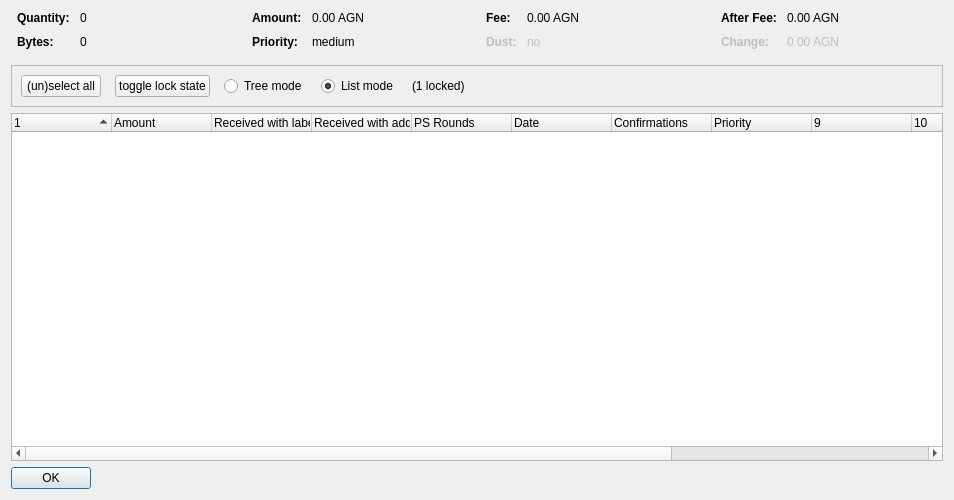
<?xml version="1.0" encoding="UTF-8"?>
<ui version="4.0">
 <class>CoinControlDialog</class>
 <widget class="QDialog" name="CoinControlDialog">
  <property name="geometry">
   <rect>
    <x>0</x>
    <y>0</y>
    <width>954</width>
    <height>500</height>
   </rect>
  </property>
  <property name="windowTitle">
   <string>Coin Selection</string>
  </property>
  <layout class="QVBoxLayout" name="verticalLayout">
   <item>
    <layout class="QHBoxLayout" name="horizontalLayoutTop" stretch="0,0,0,0">
     <property name="topMargin">
      <number>0</number>
     </property>
     <property name="bottomMargin">
      <number>10</number>
     </property>
     <item>
      <layout class="QFormLayout" name="formLayoutCoinControl1">
       <property name="horizontalSpacing">
        <number>10</number>
       </property>
       <property name="verticalSpacing">
        <number>10</number>
       </property>
       <property name="leftMargin">
        <number>6</number>
       </property>
       <property name="rightMargin">
        <number>6</number>
       </property>
       <item row="0" column="0">
        <widget class="QLabel" name="labelCoinControlQuantityText">
         <property name="font">
          <font>
           <weight>75</weight>
           <bold>true</bold>
          </font>
         </property>
         <property name="text">
          <string>Quantity:</string>
         </property>
        </widget>
       </item>
       <item row="0" column="1">
        <widget class="QLabel" name="labelCoinControlQuantity">
         <property name="cursor">
          <cursorShape>IBeamCursor</cursorShape>
         </property>
         <property name="contextMenuPolicy">
          <enum>Qt::ActionsContextMenu</enum>
         </property>
         <property name="text">
          <string notr="true">0</string>
         </property>
         <property name="textInteractionFlags">
          <set>Qt::LinksAccessibleByMouse|Qt::TextSelectableByKeyboard|Qt::TextSelectableByMouse</set>
         </property>
        </widget>
       </item>
       <item row="1" column="0">
        <widget class="QLabel" name="labelCoinControlBytesText">
         <property name="font">
          <font>
           <weight>75</weight>
           <bold>true</bold>
          </font>
         </property>
         <property name="text">
          <string>Bytes:</string>
         </property>
        </widget>
       </item>
       <item row="1" column="1">
        <widget class="QLabel" name="labelCoinControlBytes">
         <property name="cursor">
          <cursorShape>IBeamCursor</cursorShape>
         </property>
         <property name="contextMenuPolicy">
          <enum>Qt::ActionsContextMenu</enum>
         </property>
         <property name="text">
          <string notr="true">0</string>
         </property>
         <property name="textInteractionFlags">
          <set>Qt::LinksAccessibleByMouse|Qt::TextSelectableByKeyboard|Qt::TextSelectableByMouse</set>
         </property>
        </widget>
       </item>
      </layout>
     </item>
     <item>
      <layout class="QFormLayout" name="formLayoutCoinControl2">
       <property name="horizontalSpacing">
        <number>10</number>
       </property>
       <property name="verticalSpacing">
        <number>10</number>
       </property>
       <property name="leftMargin">
        <number>6</number>
       </property>
       <property name="rightMargin">
        <number>6</number>
       </property>
       <item row="0" column="0">
        <widget class="QLabel" name="labelCoinControlAmountText">
         <property name="font">
          <font>
           <weight>75</weight>
           <bold>true</bold>
          </font>
         </property>
         <property name="text">
          <string>Amount:</string>
         </property>
        </widget>
       </item>
       <item row="0" column="1">
        <widget class="QLabel" name="labelCoinControlAmount">
         <property name="cursor">
          <cursorShape>IBeamCursor</cursorShape>
         </property>
         <property name="contextMenuPolicy">
          <enum>Qt::ActionsContextMenu</enum>
         </property>
         <property name="text">
          <string notr="true">0.00 AGN</string>
         </property>
         <property name="textInteractionFlags">
          <set>Qt::LinksAccessibleByMouse|Qt::TextSelectableByKeyboard|Qt::TextSelectableByMouse</set>
         </property>
        </widget>
       </item>
       <item row="1" column="0">
        <widget class="QLabel" name="labelCoinControlPriorityText">
         <property name="font">
          <font>
           <weight>75</weight>
           <bold>true</bold>
          </font>
         </property>
         <property name="text">
          <string>Priority:</string>
         </property>
        </widget>
       </item>
       <item row="1" column="1">
        <widget class="QLabel" name="labelCoinControlPriority">
         <property name="cursor">
          <cursorShape>IBeamCursor</cursorShape>
         </property>
         <property name="contextMenuPolicy">
          <enum>Qt::ActionsContextMenu</enum>
         </property>
         <property name="text">
          <string>medium</string>
         </property>
         <property name="textInteractionFlags">
          <set>Qt::LinksAccessibleByMouse|Qt::TextSelectableByKeyboard|Qt::TextSelectableByMouse</set>
         </property>
        </widget>
       </item>
      </layout>
     </item>
     <item>
      <layout class="QFormLayout" name="formLayoutCoinControl3">
       <property name="horizontalSpacing">
        <number>10</number>
       </property>
       <property name="verticalSpacing">
        <number>10</number>
       </property>
       <property name="leftMargin">
        <number>6</number>
       </property>
       <property name="rightMargin">
        <number>6</number>
       </property>
       <item row="0" column="0">
        <widget class="QLabel" name="labelCoinControlFeeText">
         <property name="font">
          <font>
           <weight>75</weight>
           <bold>true</bold>
          </font>
         </property>
         <property name="text">
          <string>Fee:</string>
         </property>
        </widget>
       </item>
       <item row="0" column="1">
        <widget class="QLabel" name="labelCoinControlFee">
         <property name="cursor">
          <cursorShape>IBeamCursor</cursorShape>
         </property>
         <property name="contextMenuPolicy">
          <enum>Qt::ActionsContextMenu</enum>
         </property>
         <property name="text">
          <string notr="true">0.00 AGN</string>
         </property>
         <property name="textInteractionFlags">
          <set>Qt::LinksAccessibleByMouse|Qt::TextSelectableByKeyboard|Qt::TextSelectableByMouse</set>
         </property>
        </widget>
       </item>
       <item row="1" column="0">
        <widget class="QLabel" name="labelCoinControlLowOutputText">
         <property name="enabled">
          <bool>false</bool>
         </property>
         <property name="font">
          <font>
           <weight>75</weight>
           <bold>true</bold>
          </font>
         </property>
         <property name="text">
          <string>Dust:</string>
         </property>
        </widget>
       </item>
       <item row="1" column="1">
        <widget class="QLabel" name="labelCoinControlLowOutput">
         <property name="enabled">
          <bool>false</bool>
         </property>
         <property name="cursor">
          <cursorShape>IBeamCursor</cursorShape>
         </property>
         <property name="contextMenuPolicy">
          <enum>Qt::ActionsContextMenu</enum>
         </property>
         <property name="text">
          <string>no</string>
         </property>
         <property name="textInteractionFlags">
          <set>Qt::LinksAccessibleByMouse|Qt::TextSelectableByKeyboard|Qt::TextSelectableByMouse</set>
         </property>
        </widget>
       </item>
      </layout>
     </item>
     <item>
      <layout class="QFormLayout" name="formLayoutCoinControl4">
       <property name="horizontalSpacing">
        <number>10</number>
       </property>
       <property name="verticalSpacing">
        <number>10</number>
       </property>
       <property name="leftMargin">
        <number>6</number>
       </property>
       <property name="rightMargin">
        <number>6</number>
       </property>
       <item row="0" column="0">
        <widget class="QLabel" name="labelCoinControlAfterFeeText">
         <property name="font">
          <font>
           <weight>75</weight>
           <bold>true</bold>
          </font>
         </property>
         <property name="text">
          <string>After Fee:</string>
         </property>
        </widget>
       </item>
       <item row="0" column="1">
        <widget class="QLabel" name="labelCoinControlAfterFee">
         <property name="cursor">
          <cursorShape>IBeamCursor</cursorShape>
         </property>
         <property name="contextMenuPolicy">
          <enum>Qt::ActionsContextMenu</enum>
         </property>
         <property name="text">
          <string notr="true">0.00 AGN</string>
         </property>
         <property name="textInteractionFlags">
          <set>Qt::LinksAccessibleByMouse|Qt::TextSelectableByKeyboard|Qt::TextSelectableByMouse</set>
         </property>
        </widget>
       </item>
       <item row="1" column="0">
        <widget class="QLabel" name="labelCoinControlChangeText">
         <property name="enabled">
          <bool>false</bool>
         </property>
         <property name="font">
          <font>
           <weight>75</weight>
           <bold>true</bold>
          </font>
         </property>
         <property name="text">
          <string>Change:</string>
         </property>
        </widget>
       </item>
       <item row="1" column="1">
        <widget class="QLabel" name="labelCoinControlChange">
         <property name="enabled">
          <bool>false</bool>
         </property>
         <property name="cursor">
          <cursorShape>IBeamCursor</cursorShape>
         </property>
         <property name="contextMenuPolicy">
          <enum>Qt::ActionsContextMenu</enum>
         </property>
         <property name="text">
          <string notr="true">0.00 AGN</string>
         </property>
         <property name="textInteractionFlags">
          <set>Qt::LinksAccessibleByMouse|Qt::TextSelectableByKeyboard|Qt::TextSelectableByMouse</set>
         </property>
        </widget>
       </item>
      </layout>
     </item>
    </layout>
   </item>
   <item>
    <widget class="QFrame" name="frame">
     <property name="minimumSize">
      <size>
       <width>0</width>
       <height>40</height>
      </size>
     </property>
     <property name="frameShape">
      <enum>QFrame::StyledPanel</enum>
     </property>
     <property name="frameShadow">
      <enum>QFrame::Sunken</enum>
     </property>
     <layout class="QHBoxLayout" name="horizontalLayout">
      <item>
       <layout class="QHBoxLayout" name="horizontalLayoutPanel" stretch="0,0,0,0,0,0">
        <property name="spacing">
         <number>14</number>
        </property>
        <item>
         <widget class="QPushButton" name="pushButtonSelectAll">
          <property name="sizePolicy">
           <sizepolicy hsizetype="Maximum" vsizetype="Fixed">
            <horstretch>0</horstretch>
            <verstretch>0</verstretch>
           </sizepolicy>
          </property>
          <property name="text">
           <string>(un)select all</string>
          </property>
          <property name="autoDefault">
           <bool>false</bool>
          </property>
         </widget>
        </item>
        <item>
         <widget class="QPushButton" name="pushButtonToggleLock">
          <property name="sizePolicy">
           <sizepolicy hsizetype="Maximum" vsizetype="Fixed">
            <horstretch>0</horstretch>
            <verstretch>0</verstretch>
           </sizepolicy>
          </property>
          <property name="text">
           <string>toggle lock state</string>
          </property>
          <property name="autoDefault">
           <bool>false</bool>
          </property>
         </widget>
        </item>
        <item>
         <widget class="QRadioButton" name="radioTreeMode">
          <property name="sizePolicy">
           <sizepolicy hsizetype="Maximum" vsizetype="Fixed">
            <horstretch>0</horstretch>
            <verstretch>0</verstretch>
           </sizepolicy>
          </property>
          <property name="text">
           <string>Tree mode</string>
          </property>
         </widget>
        </item>
        <item>
         <widget class="QRadioButton" name="radioListMode">
          <property name="sizePolicy">
           <sizepolicy hsizetype="Maximum" vsizetype="Fixed">
            <horstretch>0</horstretch>
            <verstretch>0</verstretch>
           </sizepolicy>
          </property>
          <property name="text">
           <string>List mode</string>
          </property>
          <property name="checked">
           <bool>true</bool>
          </property>
         </widget>
        </item>
        <item>
         <widget class="QLabel" name="labelLocked">
          <property name="text">
           <string>(1 locked)</string>
          </property>
         </widget>
        </item>
        <item>
         <spacer name="horizontalSpacer">
          <property name="orientation">
           <enum>Qt::Horizontal</enum>
          </property>
          <property name="sizeHint" stdset="0">
           <size>
            <width>40</width>
            <height>20</height>
           </size>
          </property>
         </spacer>
        </item>
       </layout>
      </item>
     </layout>
    </widget>
   </item>
   <item>
    <widget class="CoinControlTreeWidget" name="treeWidget">
     <property name="contextMenuPolicy">
      <enum>Qt::CustomContextMenu</enum>
     </property>
     <property name="sortingEnabled">
      <bool>false</bool>
     </property>
     <property name="columnCount">
      <number>13</number>
     </property>
     <attribute name="headerShowSortIndicator" stdset="0">
      <bool>true</bool>
     </attribute>
     <attribute name="headerStretchLastSection">
      <bool>false</bool>
     </attribute>
     <column>
      <property name="text">
       <string/>
      </property>
     </column>
     <column>
      <property name="text">
       <string>Amount</string>
      </property>
     </column>
     <column>
      <property name="text">
       <string>Received with label</string>
      </property>
     </column>
     <column>
      <property name="text">
       <string>Received with address</string>
      </property>
     </column>
     <column>
      <property name="text">
       <string>PS Rounds</string>
      </property>
     </column>
     <column>
      <property name="text">
       <string>Date</string>
      </property>
     </column>
     <column>
      <property name="text">
       <string>Confirmations</string>
      </property>
      <property name="toolTip">
       <string>Confirmed</string>
      </property>
     </column>
     <column>
      <property name="text">
       <string>Priority</string>
      </property>
     </column>
     <column>
      <property name="text">
       <string/>
      </property>
     </column>
     <column>
      <property name="text">
       <string/>
      </property>
     </column>
     <column>
      <property name="text">
       <string/>
      </property>
     </column>
     <column>
      <property name="text">
       <string/>
      </property>
     </column>
     <column>
      <property name="text">
       <string/>
      </property>
     </column>
    </widget>
   </item>
   <item>
    <widget class="QDialogButtonBox" name="buttonBox">
     <property name="sizePolicy">
      <sizepolicy hsizetype="Maximum" vsizetype="Fixed">
       <horstretch>0</horstretch>
       <verstretch>0</verstretch>
      </sizepolicy>
     </property>
     <property name="orientation">
      <enum>Qt::Horizontal</enum>
     </property>
     <property name="standardButtons">
      <set>QDialogButtonBox::Ok</set>
     </property>
    </widget>
   </item>
  </layout>
 </widget>
 <customwidgets>
  <customwidget>
   <class>CoinControlTreeWidget</class>
   <extends>QTreeWidget</extends>
   <header>coincontroltreewidget.h</header>
  </customwidget>
 </customwidgets>
 <resources/>
 <connections/>
</ui>
